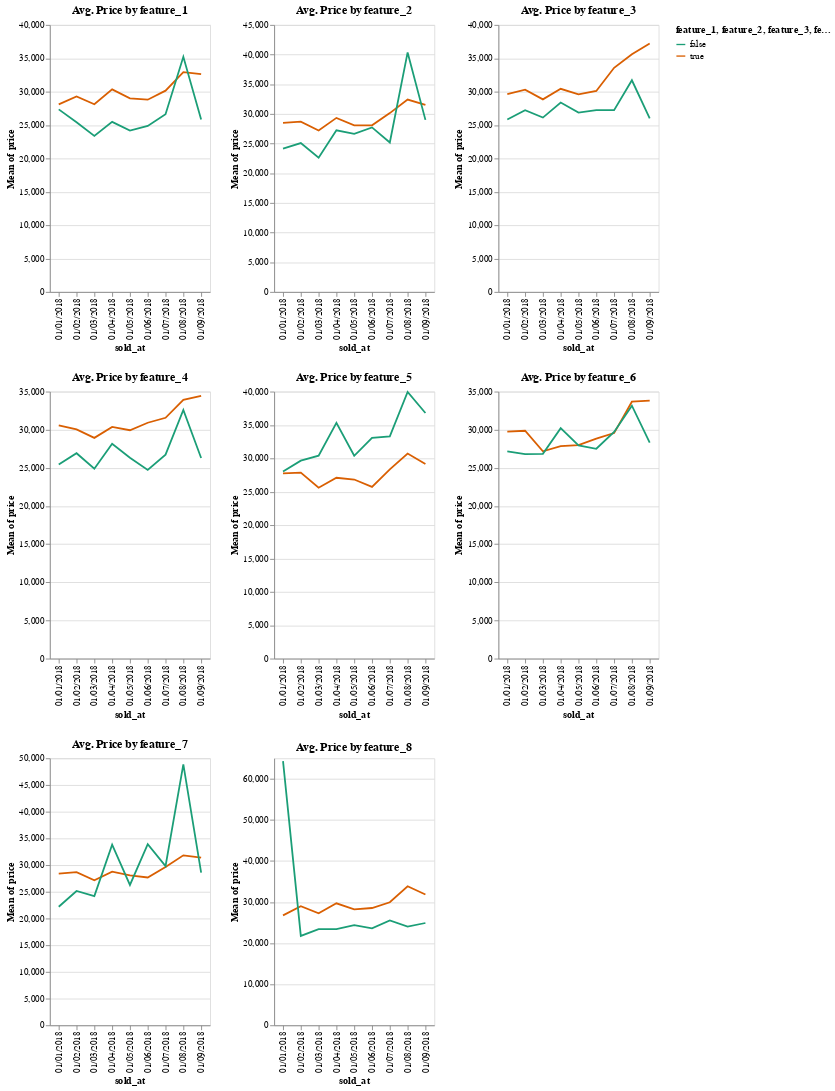

The code cell stored with this chart in its notebook:
### Markdown cell above
Filtering by cars with a price over 20.000€, we plot the evolution of the average price by each of the features, which are all booleans:

### Code cell
plot_all_charts(df_over_20k)

### Figure 1 — Vega-Lite specification as saved in the notebook (floating-point values rounded to 4 significant figures; data arrays with more than 128 entries replaced by an {"elided": "..."} marker saying what was removed)
{"config": {"view": {"continuousWidth": 400, "continuousHeight": 300}}, "vconcat": [{"hconcat": [{"mark": "line", "encoding": {"color": {"field": "feature_1", "scale": {"scheme": "dark2"}, "type": "nominal"}, "x": {"field": "sold_at", "type": "nominal"}, "y": {"aggregate": "mean", "field": "price", "type": "quantitative"}}, "title": "Avg. Price by feature_1"}, {"mark": "line", "encoding": {"color": {"field": "feature_2", "scale": {"scheme": "dark2"}, "type": "nominal"}, "x": {"field": "sold_at", "type": "nominal"}, "y": {"aggregate": "mean", "field": "price", "type": "quantitative"}}, "title": "Avg. Price by feature_2"}, {"mark": "line", "encoding": {"color": {"field": "feature_3", "scale": {"scheme": "dark2"}, "type": "nominal"}, "x": {"field": "sold_at", "type": "nominal"}, "y": {"aggregate": "mean", "field": "price", "type": "quantitative"}}, "title": "Avg. Price by feature_3"}]}, {"hconcat": [{"mark": "line", "encoding": {"color": {"field": "feature_4", "scale": {"scheme": "dark2"}, "type": "nominal"}, "x": {"field": "sold_at", "type": "nominal"}, "y": {"aggregate": "mean", "field": "price", "type": "quantitative"}}, "title": "Avg. Price by feature_4"}, {"mark": "line", "encoding": {"color": {"field": "feature_5", "scale": {"scheme": "dark2"}, "type": "nominal"}, "x": {"field": "sold_at", "type": "nominal"}, "y": {"aggregate": "mean", "field": "price", "type": "quantitative"}}, "title": "Avg. Price by feature_5"}, {"mark": "line", "encoding": {"color": {"field": "feature_6", "scale": {"scheme": "dark2"}, "type": "nominal"}, "x": {"field": "sold_at", "type": "nominal"}, "y": {"aggregate": "mean", "field": "price", "type": "quantitative"}}, "title": "Avg. Price by feature_6"}]}, {"hconcat": [{"mark": "line", "encoding": {"color": {"field": "feature_7", "scale": {"scheme": "dark2"}, "type": "nominal"}, "x": {"field": "sold_at", "type": "nominal"}, "y": {"aggregate": "mean", "field": "price", "type": "quantitative"}}, "title": "Avg. Price by feature_7"}, {"mark": "line", "encoding": {"color": {"field": "feature_8", "scale": {"scheme": "dark2"}, "type": "nominal"}, "x": {"field": "sold_at", "type": "nominal"}, "y": {"aggregate": "mean", "field": "price", "type": "quantitative"}}, "title": "Avg. Price by feature_8"}]}], "data": {"name": "data-b6279c0f49184b991cbe4b8efb7a9a8f"}, "$schema": "https://vega.github.io/schema/vega-lite/v4.17.0.json", "datasets": {"data-b6279c0f49184b991cbe4b8efb7a9a8f": {"elided": "999 records"}}}
